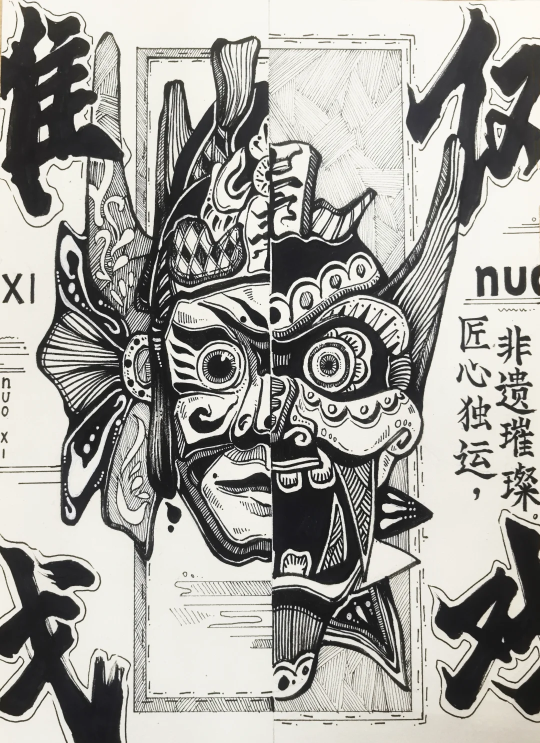
#> input picture 0.png, 1080 x 1485 px, found by its file name (shown at 1/2 size)
$ python colorize_gold.py
#> lines starting #> are read from the running program, lines starting #| are printed output that depends on the picture
from pathlib import Path
from PIL import Image
import numpy as np

src = Path('0.png')
out = Path('miniprogram/images/nuo-mask-gold.png')
out.parent.mkdir(parents=True, exist_ok=True)

im = Image.open(src).convert('RGB')
arr = np.asarray(im).astype(np.float32) / 255.0
gray = np.dot(arr[..., :3], [0.299, 0.587, 0.114])

# Warm gold map: dark ink becomes deep antique brass, paper becomes champagne gold.
stops = np.array([0.03, 0.18, 0.42, 0.70, 1.00], dtype=np.float32)
colors = np.array([[42, 25, 5], [92, 54, 9], [154, 99, 20], [211, 163, 67], [250, 226, 152]], dtype=np.float32)
gold = np.empty((*gray.shape, 3), dtype=np.float32)
for c in range(3):
    gold[..., c] = np.interp(gray, stops, colors[:, c])
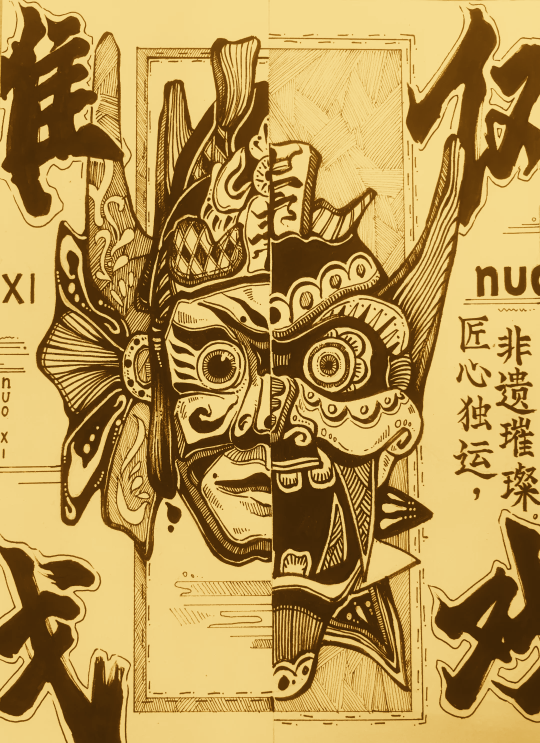
#> gold: shape (1485, 1080, 3) float32 (shown at 1/2 size); mean of channels 0, 1, 2 182.9, 149, 81.4; drawn as R, G, B

# Add restrained paper/metal grain without obscuring linework.
rng = np.random.default_rng(7)
noise = rng.normal(0, 1.8, gray.shape)[..., None]
gold = np.clip(gold + noise, 0, 255)

# Gentle edge falloff adds depth while keeping the center readable.
h, w = gray.shape
#> h = 1485; w = 1080
y, x = np.ogrid[:h, :w]
#> y = 1485 values from 0 to 1484
d = np.sqrt(((x - w / 2) / (w / 2)) ** 2 + ((y - h / 2) / (h / 2)) ** 2)
vignette = np.clip(1.0 - 0.10 * np.maximum(d - 0.25, 0), 0.84, 1.0)[..., None]
gold *= vignette
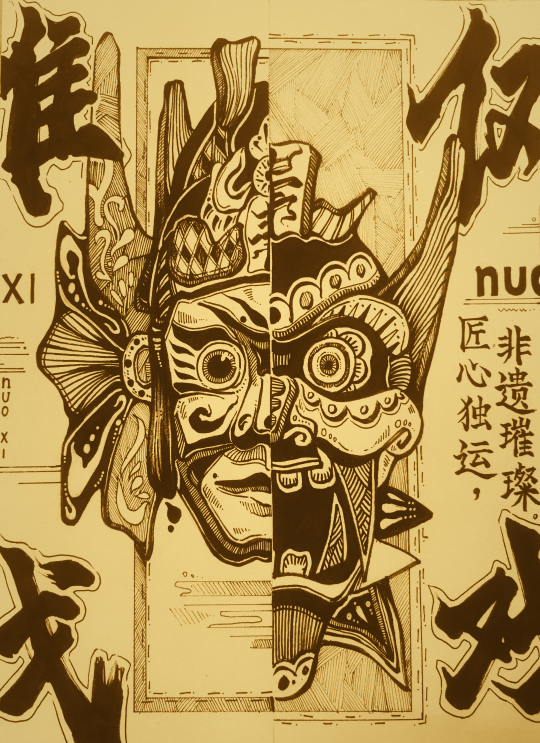
#> gold: shape (1485, 1080, 3) float64 (shown at 1/2 size); mean of channels 0, 1, 2 173.5, 141.2, 76.8; drawn as R, G, B

Image.fromarray(np.uint8(np.clip(gold, 0, 255)), 'RGB').save(out, optimize=True)
print(out)
